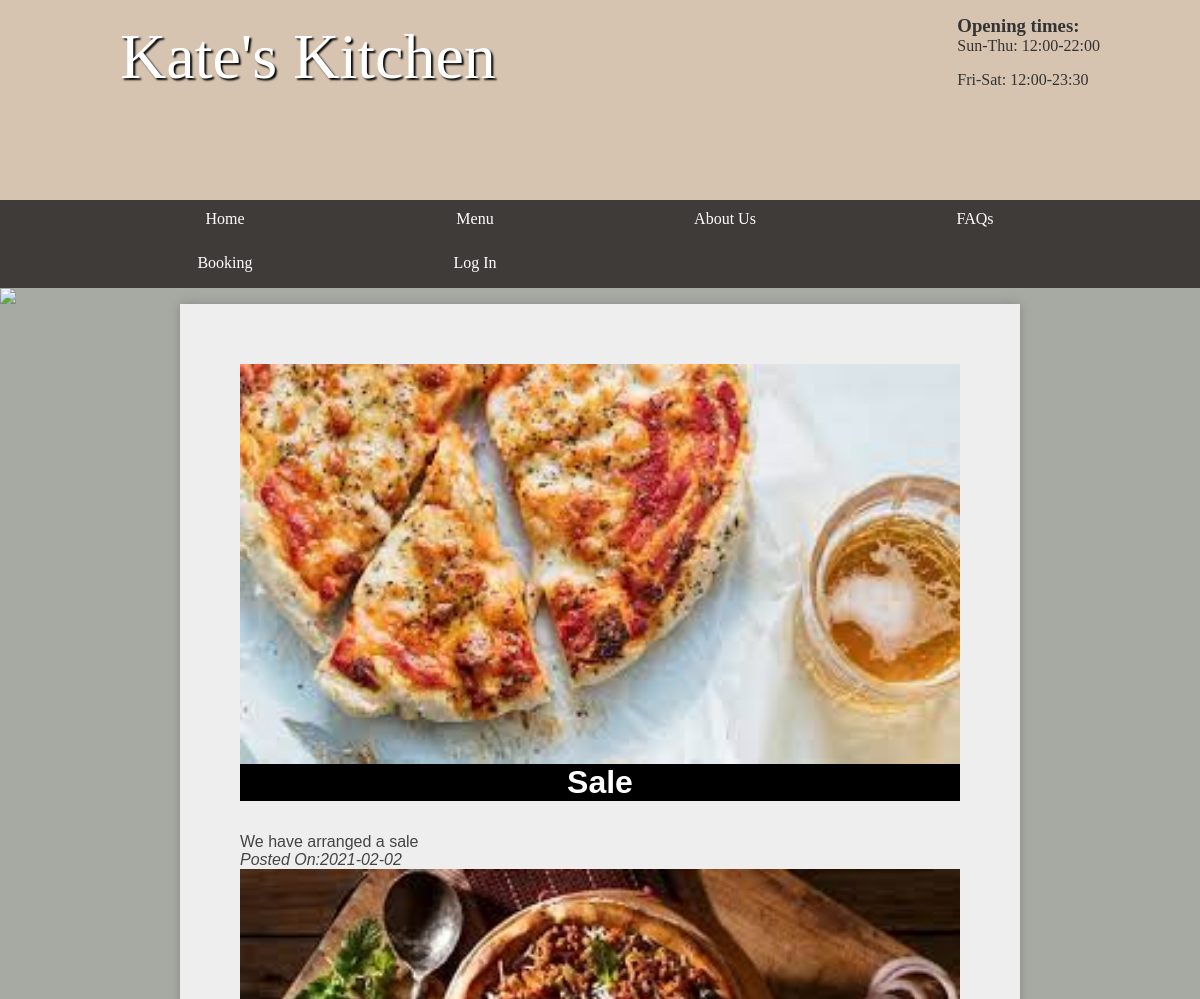
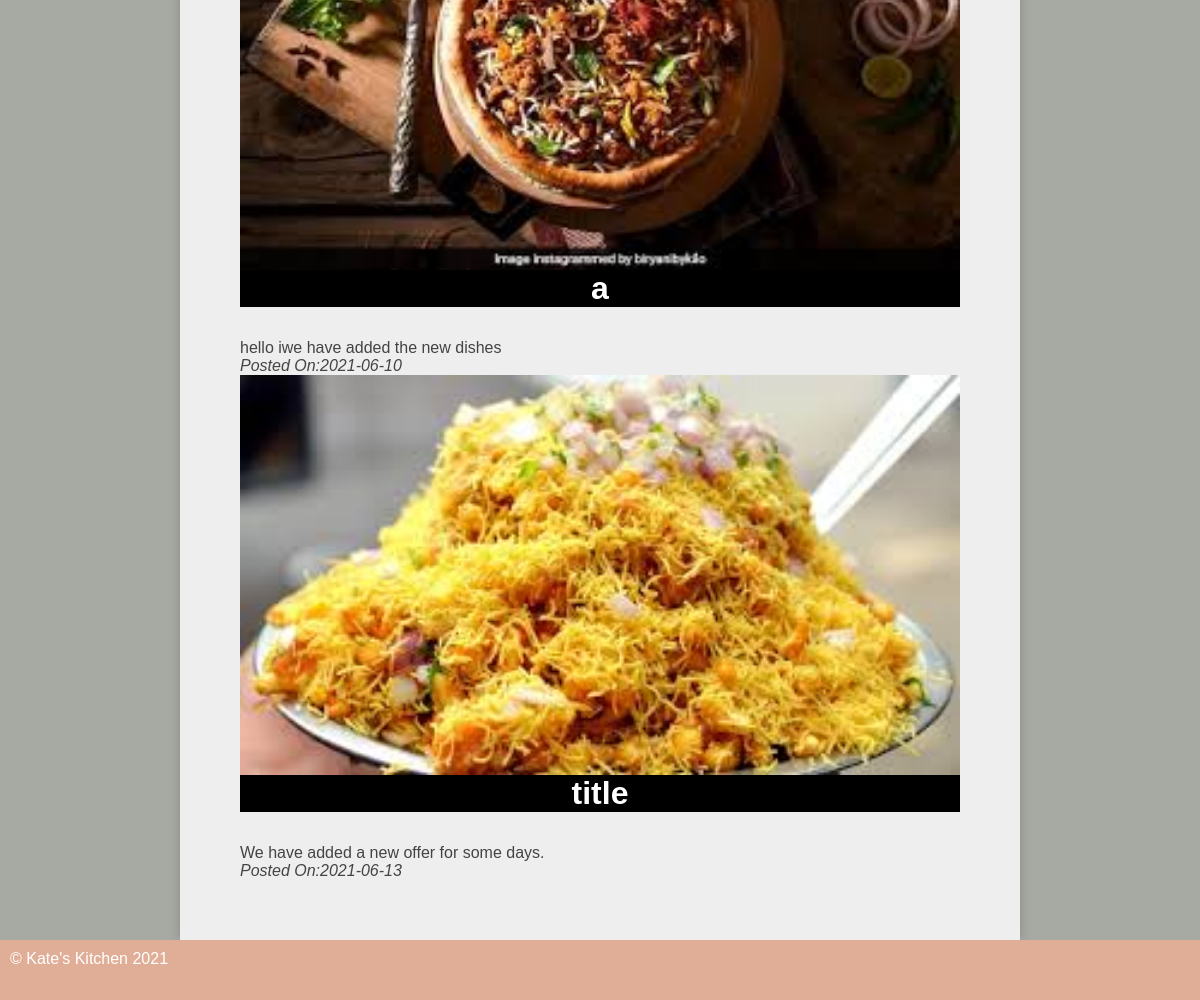
Page /default/public/index.php on the committed database (2 pictures, top to bottom).
### tables this page shows
CREATE TABLE `special` (
  `id` int(11) NOT NULL AUTO_INCREMENT,
  `name` varchar(255) NOT NULL,
  `image_file` text NOT NULL,
  `offer_starting` date NOT NULL,
  `offer_ending` date NOT NULL,
  `description` text NOT NULL,
  PRIMARY KEY (`id`)
);

### default/functions/loadTemplate.php (called while the page is built, shortened)
<?php
function loadTemplate($filename, $tempVars){
	extract($tempVars);
	require $filename;
	$content = ob_get_clean();
	return $content;
}

### default/pagecontroller/user/home.php (called while the page is built, shortened)
	<?php
$updates = $specials->findAll();
$crieteria=[
	'updates'=>$updates];
	$content = loadTemplate("../view/user/home.php",$crieteria)   ?>

### default/includes/init.php (called while the page is built, shortened)
<?php
	require '../db/connect.php';
	require '../classes/DatabaseTable.php';
	require '../functions/loadTemplate.php';
	$specials= new DatabaseTable('special');
?>

### default/classes/DatabaseTable.php (called while the page is built, shortened)
<?php
class DatabaseTable{
	public $table;
	public function __construct($table){
		$this->table = $table;
	}
	function findAll() {
	    global $pdo;
	    $stmt = $pdo->prepare("SELECT * FROM $this->table");
	    $stmt->execute();
	    return $stmt;
	}
}

### default/view/user/home.php (the view)
<main class="home">
	<div id="special_offer">
	<?php foreach ($updates as $offers_row) {?>
	<div class="photo">
		<a href="images/Specialoffer/<?php echo $offers_row['id'];?>.jpg">
			<img style="width: 100%; height:400px;" src="images/Specialoffer/<?php echo $offers_row['id'];?>.jpg" />
			</a>
	</div>
	<h2 class="offer_title">
	<a href="https://v.je/index.php?page=dishes">	<?php echo $offers_row['name'] ?></a>
	</h2>
	<div class="description">
		<?php echo $offers_row['description'] ?>
		<div class="post_date">
			<i>Posted On:<?php echo $offers_row['offer_starting'] ?></i>
		</div>
	</div>
	<?php } ?>
</div>
</main>

### default/public/index.php (shortened to what this page needs)
<?php
require '../includes/init.php';
		if(isset($_GET['page'])){
			if($_GET['page']=='login'){
				require '../pagecontroller/admin/login.php';
			}
			else if($_GET['page']=='logout')
			{
					require '../pagecontroller/admin/logout.php';
			}
			else{
				require '../pagecontroller/user/'.$_GET['page']. '.php';
			}
		}
		else{
			require '../pagecontroller/user/home.php';
		}
		$tempVars = [
			'title' => $title,
			'content' => $content
		];
		echo loadTemplate('../view/user/layout.php', $tempVars);
?>

### default/view/user/layout.php (shortened to what this page needs)
<?php
require '../db/connect.php';
?>
<!DOCTYPE html>
<html>
	<head>
	<link rel="stylesheet" type="text/css" href="../css/styles.css">
	</head>
	<body>
	<header>
		<section>
			<aside>
				<h3>Opening times:</h3>
				<p>Sun-Thu: 12:00-22:00</p>
				<p>Fri-Sat: 12:00-23:30</p>
			</aside>
			<h1>Kate's Kitchen</h1>
		</section>
	</header>
	<nav>
		<ul>
			<li><a href="https://v.je/index.php?page=home">Home</a></li>
			<li><a href="https://v.je/index.php?page=dishes">Menu</a>
						<?php
							$stmt1 = $pdo->query('SELECT id,name FROM category');
							$stmt1->execute();
								?>
			</li>
			<li><a href="https://v.je/index.php?page=about">About Us</a></li>
			<li><a href="https://v.je/index.php?page=faq">FAQs</a></li>
			<?php if (isset($_SESSION['isLogged']) && ($_SESSION['isLogged']==true)) {
				echo '<li><a href="https://v.je/admin/index.php?page=admin_home">Admin Home</a></li>';
				echo '<li><a href="https://v.je/admin/index.php?page=logout">Log Out</a></li>';
			}else{
			echo '</li>
			 <li><a href="https://v.je/index.php?page=reservation">Booking</a>
				</li> <li><a href="https://v.je/index.php?page=login">Log In</a>'; }
			?>
		</ul>
	</nav>
<img src="../images/randombanner.php"/>
		<?php echo $content;?>
	<footer>
		&copy; Kate's Kitchen <?php echo Date('Y'); ?>
	</footer>
</body>
</html>

### default/public/css/styles.css (style rules this page uses)
* { margin: 0; padding: 0; }
html { font-family: 'Oxygen-Regular', verdana, sans-serif; }
body { background-color: #A7AAA3; }
header { background-color: #D6C4B0 ; color: white; height: 200px; }
header aside { float: right; margin-top: 15px; color: #333; }
header section { width: 1000px; display: block; margin:auto; }
header h1 { float: left; margin-left: 20px; font-family: 'Mr Dafoe'; }
nav { width: 100%; background-color: #3F3B38; overflow: auto; }
body > img { width: 100%; display: block; }
nav ul { width: 1000px; margin: auto; display: block; list-style-type: none; }
nav ul li { width: 25%; float: left; overflow: auto; text-align: center; }
nav li { color: white; padding-top: 10px; display: block; }
nav a { color: white; text-decoration: none }
main a { color: #333; }
nav { font-family: 'Oxygen-Regular'; }
header section { display: block; font-family: 'Oxygen-Regular', cursive; }
header h1 { font-weight: normal; }
h1 { font-size:4em; color: white; text-align: center; padding-top: 20px; text-shadow: 2px 2px 2px #000; }
main { min-height: 50vh; background-color: #eee; width: 70vw; display: block; margin: auto; box-shadow: 0px 0px 10px #888; color:#444; }
footer { min-height: 5vh; color: white; }
main h2 { font-size:2em; }
.home { padding: 5vw; width: 60vw; }
p, li, h2 { margin-bottom: 1em; }
footer { background-color: #E0AE97; padding: 10px; color: white; }
main img { display: block; }
a { text-decoration: none; }
.offer_title { text-align: center; background: #000; color: #fff; }
.offer_title a { color: #fff; }

### rows in the picture
special: shows a picture, name "Sale", description "We have arranged a sale", offer_starting "2021-02-02"
special: shows a picture, name "a", description "hello iwe have added the new dishes", offer_starting "2021-06-10"
special: shows a picture, name "title", description "We have added a new offer for some days.", offer_starting "2021-06-13"

### other values in the picture
Date('Y') "2021"
